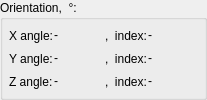
                    <widget class="QGroupBox" name="groupBox_12">
                     <property name="sizePolicy">
                      <sizepolicy hsizetype="Preferred" vsizetype="Fixed">
                       <horstretch>0</horstretch>
                       <verstretch>0</verstretch>
                      </sizepolicy>
                     </property>
                     <property name="minimumSize">
                      <size>
                       <width>0</width>
                       <height>80</height>
                      </size>
                     </property>
                     <property name="maximumSize">
                      <size>
                       <width>180</width>
                       <height>16777215</height>
                      </size>
                     </property>
                     <property name="title">
                      <string>Orientation,  °:</string>
                     </property>
                     <layout class="QVBoxLayout" name="verticalLayout_22">
                      <property name="spacing">
                       <number>4</number>
                      </property>
                      <property name="leftMargin">
                       <number>6</number>
                      </property>
                      <property name="topMargin">
                       <number>6</number>
                      </property>
                      <property name="rightMargin">
                       <number>6</number>
                      </property>
                      <property name="bottomMargin">
                       <number>6</number>
                      </property>
                      <item>
                       <layout class="QHBoxLayout" name="horizontalLayout_81">
                        <property name="spacing">
                         <number>1</number>
                        </property>
                        <item>
                         <widget class="QLabel" name="label_30">
                          <property name="sizePolicy">
                           <sizepolicy hsizetype="Preferred" vsizetype="Preferred">
                            <horstretch>0</horstretch>
                            <verstretch>0</verstretch>
                           </sizepolicy>
                          </property>
                          <property name="font">
                           <font>
                            <weight>50</weight>
                            <bold>false</bold>
                           </font>
                          </property>
                          <property name="toolTip">
                           <string extracomment="in radians"/>
                          </property>
                          <property name="statusTip">
                           <string comment="in radians" extracomment="in radians"/>
                          </property>
                          <property name="whatsThis">
                           <string comment="in radians" extracomment="in radians"/>
                          </property>
                          <property name="accessibleDescription">
                           <string comment="in radians" extracomment="in radians"/>
                          </property>
                          <property name="text">
                           <string>X angle:</string>
                          </property>
                         </widget>
                        </item>
                        <item>
                         <widget class="QLabel" name="lb_rotX">
                          <property name="sizePolicy">
                           <sizepolicy hsizetype="Fixed" vsizetype="Preferred">
                            <horstretch>0</horstretch>
                            <verstretch>0</verstretch>
                           </sizepolicy>
                          </property>
                          <property name="minimumSize">
                           <size>
                            <width>50</width>
                            <height>0</height>
                           </size>
                          </property>
                          <property name="maximumSize">
                           <size>
                            <width>50</width>
                            <height>16777215</height>
                           </size>
                          </property>
                          <property name="font">
                           <font>
                            <weight>50</weight>
                            <bold>false</bold>
                           </font>
                          </property>
                          <property name="toolTip">
                           <string extracomment="in radians"/>
                          </property>
                          <property name="whatsThis">
                           <string extracomment="in radians"/>
                          </property>
                          <property name="text">
                           <string>-</string>
                          </property>
                          <property name="textInteractionFlags">
                           <set>Qt::LinksAccessibleByMouse|Qt::TextSelectableByKeyboard|Qt::TextSelectableByMouse</set>
                          </property>
                         </widget>
                        </item>
                        <item>
                         <widget class="QLabel" name="label_29">
                          <property name="sizePolicy">
                           <sizepolicy hsizetype="Preferred" vsizetype="Preferred">
                            <horstretch>0</horstretch>
                            <verstretch>0</verstretch>
                           </sizepolicy>
                          </property>
                          <property name="font">
                           <font>
                            <weight>50</weight>
                            <bold>false</bold>
                           </font>
                          </property>
                          <property name="text">
                           <string>,  index:</string>
                          </property>
                         </widget>
                        </item>
                        <item>
                         <widget class="QLabel" name="lb_rendX">
                          <property name="sizePolicy">
                           <sizepolicy hsizetype="Fixed" vsizetype="Preferred">
                            <horstretch>0</horstretch>
                            <verstretch>0</verstretch>
                           </sizepolicy>
                          </property>
                          <property name="minimumSize">
                           <size>
                            <width>50</width>
                            <height>0</height>
                           </size>
                          </property>
                          <property name="sizeIncrement">
                           <size>
                            <width>50</width>
                            <height>0</height>
                           </size>
                          </property>
                          <property name="font">
                           <font>
                            <weight>50</weight>
                            <bold>false</bold>
                           </font>
                          </property>
                          <property name="text">
                           <string>-</string>
                          </property>
                          <property name="textInteractionFlags">
                           <set>Qt::LinksAccessibleByMouse|Qt::TextSelectableByKeyboard|Qt::TextSelectableByMouse</set>
                          </property>
                         </widget>
                        </item>
                       </layout>
                      </item>
                      <item>
                       <layout class="QHBoxLayout" name="horizontalLayout_75">
                        <property name="spacing">
                         <number>1</number>
                        </property>
                        <item>
                         <widget class="QLabel" name="label_32">
                          <property name="sizePolicy">
                           <sizepolicy hsizetype="Preferred" vsizetype="Preferred">
                            <horstretch>0</horstretch>
                            <verstretch>0</verstretch>
                           </sizepolicy>
                          </property>
                          <property name="font">
                           <font>
                            <weight>50</weight>
                            <bold>false</bold>
                           </font>
                          </property>
                          <property name="toolTip">
                           <string extracomment="in radians"/>
                          </property>
                          <property name="whatsThis">
                           <string extracomment="in radians"/>
                          </property>
                          <property name="text">
                           <string>Y angle:</string>
                          </property>
                         </widget>
                        </item>
                        <item>
                         <widget class="QLabel" name="lb_rotY">
                          <property name="sizePolicy">
                           <sizepolicy hsizetype="Fixed" vsizetype="Preferred">
                            <horstretch>0</horstretch>
                            <verstretch>0</verstretch>
                           </sizepolicy>
                          </property>
                          <property name="minimumSize">
                           <size>
                            <width>50</width>
                            <height>0</height>
                           </size>
                          </property>
                          <property name="maximumSize">
                           <size>
                            <width>50</width>
                            <height>16777215</height>
                           </size>
                          </property>
                          <property name="font">
                           <font>
                            <weight>50</weight>
                            <bold>false</bold>
                           </font>
                          </property>
                          <property name="toolTip">
                           <string extracomment="in radians"/>
                          </property>
                          <property name="whatsThis">
                           <string extracomment="in radians"/>
                          </property>
                          <property name="text">
                           <string>-</string>
                          </property>
                          <property name="textInteractionFlags">
                           <set>Qt::LinksAccessibleByMouse|Qt::TextSelectableByKeyboard|Qt::TextSelectableByMouse</set>
                          </property>
                         </widget>
                        </item>
                        <item>
                         <widget class="QLabel" name="label_31">
                          <property name="sizePolicy">
                           <sizepolicy hsizetype="Preferred" vsizetype="Preferred">
                            <horstretch>0</horstretch>
                            <verstretch>0</verstretch>
                           </sizepolicy>
                          </property>
                          <property name="font">
                           <font>
                            <weight>50</weight>
                            <bold>false</bold>
                           </font>
                          </property>
                          <property name="text">
                           <string>,  index:</string>
                          </property>
                         </widget>
                        </item>
                        <item>
                         <widget class="QLabel" name="lb_rendY">
                          <property name="sizePolicy">
                           <sizepolicy hsizetype="Fixed" vsizetype="Preferred">
                            <horstretch>0</horstretch>
                            <verstretch>0</verstretch>
                           </sizepolicy>
                          </property>
                          <property name="minimumSize">
                           <size>
                            <width>50</width>
                            <height>0</height>
                           </size>
                          </property>
                          <property name="sizeIncrement">
                           <size>
                            <width>50</width>
                            <height>0</height>
                           </size>
                          </property>
                          <property name="font">
                           <font>
                            <weight>50</weight>
                            <bold>false</bold>
                           </font>
                          </property>
                          <property name="text">
                           <string>-</string>
                          </property>
                          <property name="textInteractionFlags">
                           <set>Qt::LinksAccessibleByMouse|Qt::TextSelectableByKeyboard|Qt::TextSelectableByMouse</set>
                          </property>
                         </widget>
                        </item>
                       </layout>
                      </item>
                      <item>
                       <layout class="QHBoxLayout" name="horizontalLayout_54">
                        <property name="spacing">
                         <number>1</number>
                        </property>
                        <item>
                         <widget class="QLabel" name="label_36">
                          <property name="sizePolicy">
                           <sizepolicy hsizetype="Preferred" vsizetype="Preferred">
                            <horstretch>0</horstretch>
                            <verstretch>0</verstretch>
                           </sizepolicy>
                          </property>
                          <property name="font">
                           <font>
                            <weight>50</weight>
                            <bold>false</bold>
                           </font>
                          </property>
                          <property name="toolTip">
                           <string extracomment="in radians"/>
                          </property>
                          <property name="whatsThis">
                           <string extracomment="in radians"/>
                          </property>
                          <property name="text">
                           <string>Z angle:</string>
                          </property>
                         </widget>
                        </item>
                        <item>
                         <widget class="QLabel" name="lb_rotZ">
                          <property name="sizePolicy">
                           <sizepolicy hsizetype="Fixed" vsizetype="Preferred">
                            <horstretch>0</horstretch>
                            <verstretch>0</verstretch>
                           </sizepolicy>
                          </property>
                          <property name="minimumSize">
                           <size>
                            <width>50</width>
                            <height>0</height>
                           </size>
                          </property>
                          <property name="maximumSize">
                           <size>
                            <width>50</width>
                            <height>16777215</height>
                           </size>
                          </property>
                          <property name="font">
                           <font>
                            <weight>50</weight>
                            <bold>false</bold>
                           </font>
                          </property>
                          <property name="toolTip">
                           <string extracomment="in radians"/>
                          </property>
                          <property name="whatsThis">
                           <string extracomment="in radians"/>
                          </property>
                          <property name="text">
                           <string>-</string>
                          </property>
                          <property name="textInteractionFlags">
                           <set>Qt::LinksAccessibleByMouse|Qt::TextSelectableByKeyboard|Qt::TextSelectableByMouse</set>
                          </property>
                         </widget>
                        </item>
                        <item>
                         <widget class="QLabel" name="label_51">
                          <property name="sizePolicy">
                           <sizepolicy hsizetype="Preferred" vsizetype="Preferred">
                            <horstretch>0</horstretch>
                            <verstretch>0</verstretch>
                           </sizepolicy>
                          </property>
                          <property name="font">
                           <font>
                            <weight>50</weight>
                            <bold>false</bold>
                           </font>
                          </property>
                          <property name="text">
                           <string>,  index:</string>
                          </property>
                         </widget>
                        </item>
                        <item>
                         <widget class="QLabel" name="lb_rendZ">
                          <property name="sizePolicy">
                           <sizepolicy hsizetype="Fixed" vsizetype="Preferred">
                            <horstretch>0</horstretch>
                            <verstretch>0</verstretch>
                           </sizepolicy>
                          </property>
                          <property name="minimumSize">
                           <size>
                            <width>50</width>
                            <height>0</height>
                           </size>
                          </property>
                          <property name="sizeIncrement">
                           <size>
                            <width>50</width>
                            <height>0</height>
                           </size>
                          </property>
                          <property name="font">
                           <font>
                            <weight>50</weight>
                            <bold>false</bold>
                           </font>
                          </property>
                          <property name="text">
                           <string>-</string>
                          </property>
                          <property name="textInteractionFlags">
                           <set>Qt::LinksAccessibleByMouse|Qt::TextSelectableByKeyboard|Qt::TextSelectableByMouse</set>
                          </property>
                         </widget>
                        </item>
                       </layout>
                      </item>
                     </layout>
                    </widget>
